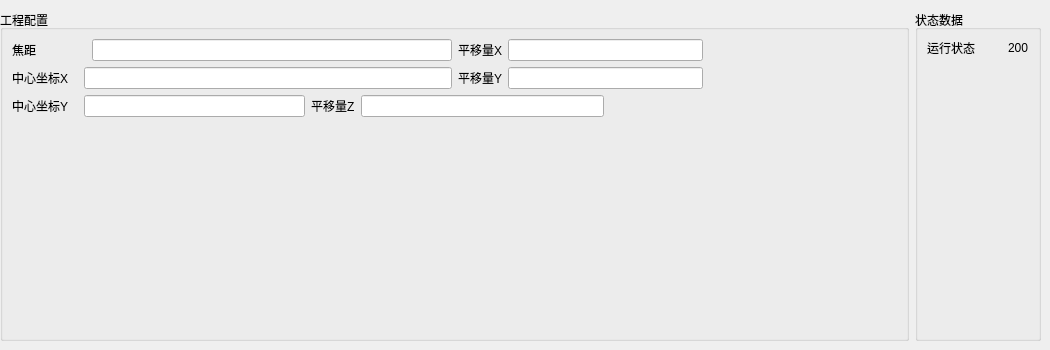
                    <widget class="QWidget" name="tab_11">
                     <attribute name="title">
                      <string>深度相机</string>
                     </attribute>
                     <widget class="QWidget" name="layoutWidget_15">
                      <property name="geometry">
                       <rect>
                        <x>0</x>
                        <y>10</y>
                        <width>1041</width>
                        <height>331</height>
                       </rect>
                      </property>
                      <layout class="QHBoxLayout" name="horizontalLayout_77">
                       <item>
                        <widget class="QGroupBox" name="groupBox_20">
                         <property name="title">
                          <string>工程配置</string>
                         </property>
                         <layout class="QVBoxLayout" name="verticalLayout_36">
                          <item>
                           <layout class="QVBoxLayout" name="verticalLayout_35">
                            <item>
                             <layout class="QHBoxLayout" name="horizontalLayout_56">
                              <item>
                               <layout class="QHBoxLayout" name="horizontalLayout_78">
                                <item>
                                 <widget class="QLabel" name="label_60">
                                  <property name="text">
                                   <string>焦距               </string>
                                  </property>
                                 </widget>
                                </item>
                                <item>
                                 <widget class="QLineEdit" name="lineEdit_4"/>
                                </item>
                               </layout>
                              </item>
                              <item>
                               <layout class="QHBoxLayout" name="horizontalLayout_85">
                                <item>
                                 <widget class="QLabel" name="label_106">
                                  <property name="text">
                                   <string>平移量X</string>
                                  </property>
                                 </widget>
                                </item>
                                <item>
                                 <widget class="QLineEdit" name="lineEdit_15"/>
                                </item>
                                <item>
                                 <spacer name="horizontalSpacer_9">
                                  <property name="orientation">
                                   <enum>Qt::Horizontal</enum>
                                  </property>
                                  <property name="sizeHint" stdset="0">
                                   <size>
                                    <width>40</width>
                                    <height>20</height>
                                   </size>
                                  </property>
                                 </spacer>
                                </item>
                               </layout>
                              </item>
                             </layout>
                            </item>
                            <item>
                             <layout class="QHBoxLayout" name="horizontalLayout_57">
                              <item>
                               <layout class="QHBoxLayout" name="horizontalLayout_79">
                                <item>
                                 <widget class="QLabel" name="label_61">
                                  <property name="text">
                                   <string>中心坐标X   </string>
                                  </property>
                                 </widget>
                                </item>
                                <item>
                                 <widget class="QLineEdit" name="lineEdit_9"/>
                                </item>
                               </layout>
                              </item>
                              <item>
                               <layout class="QHBoxLayout" name="horizontalLayout_86">
                                <item>
                                 <widget class="QLabel" name="label_83">
                                  <property name="text">
                                   <string>平移量Y</string>
                                  </property>
                                 </widget>
                                </item>
                                <item>
                                 <widget class="QLineEdit" name="lineEdit_13"/>
                                </item>
                                <item>
                                 <spacer name="horizontalSpacer_10">
                                  <property name="orientation">
                                   <enum>Qt::Horizontal</enum>
                                  </property>
                                  <property name="sizeHint" stdset="0">
                                   <size>
                                    <width>40</width>
                                    <height>20</height>
                                   </size>
                                  </property>
                                 </spacer>
                                </item>
                               </layout>
                              </item>
                             </layout>
                            </item>
                            <item>
                             <layout class="QHBoxLayout" name="horizontalLayout_58">
                              <item>
                               <layout class="QHBoxLayout" name="horizontalLayout_81">
                                <item>
                                 <widget class="QLabel" name="label_104">
                                  <property name="text">
                                   <string>中心坐标Y   </string>
                                  </property>
                                 </widget>
                                </item>
                                <item>
                                 <widget class="QLineEdit" name="lineEdit_16"/>
                                </item>
                               </layout>
                              </item>
                              <item>
                               <layout class="QHBoxLayout" name="horizontalLayout_87">
                                <item>
                                 <widget class="QLabel" name="label_84">
                                  <property name="text">
                                   <string>平移量Z</string>
                                  </property>
                                 </widget>
                                </item>
                                <item>
                                 <widget class="QLineEdit" name="lineEdit_14"/>
                                </item>
                               </layout>
                              </item>
                              <item>
                               <spacer name="horizontalSpacer_11">
                                <property name="orientation">
                                 <enum>Qt::Horizontal</enum>
                                </property>
                                <property name="sizeHint" stdset="0">
                                 <size>
                                  <width>40</width>
                                  <height>20</height>
                                 </size>
                                </property>
                               </spacer>
                              </item>
                             </layout>
                            </item>
                           </layout>
                          </item>
                          <item>
                           <spacer name="verticalSpacer_10">
                            <property name="orientation">
                             <enum>Qt::Vertical</enum>
                            </property>
                            <property name="sizeHint" stdset="0">
                             <size>
                              <width>20</width>
                              <height>136</height>
                             </size>
                            </property>
                           </spacer>
                          </item>
                         </layout>
                        </widget>
                       </item>
                       <item>
                        <widget class="QGroupBox" name="groupBox_21">
                         <property name="title">
                          <string>状态数据</string>
                         </property>
                         <layout class="QVBoxLayout" name="verticalLayout_41">
                          <item>
                           <layout class="QHBoxLayout" name="horizontalLayout_88">
                            <item>
                             <layout class="QHBoxLayout" name="horizontalLayout_89">
                              <item>
                               <widget class="QLabel" name="label_113">
                                <property name="text">
                                 <string>运行状态        </string>
                                </property>
                               </widget>
                              </item>
                              <item>
                               <widget class="QLabel" name="label_114">
                                <property name="text">
                                 <string>200</string>
                                </property>
                               </widget>
                              </item>
                             </layout>
                            </item>
                           </layout>
                          </item>
                          <item>
                           <spacer name="verticalSpacer_11">
                            <property name="orientation">
                             <enum>Qt::Vertical</enum>
                            </property>
                            <property name="sizeHint" stdset="0">
                             <size>
                              <width>20</width>
                              <height>140</height>
                             </size>
                            </property>
                           </spacer>
                          </item>
                         </layout>
                        </widget>
                       </item>
                      </layout>
                     </widget>
                    </widget>
